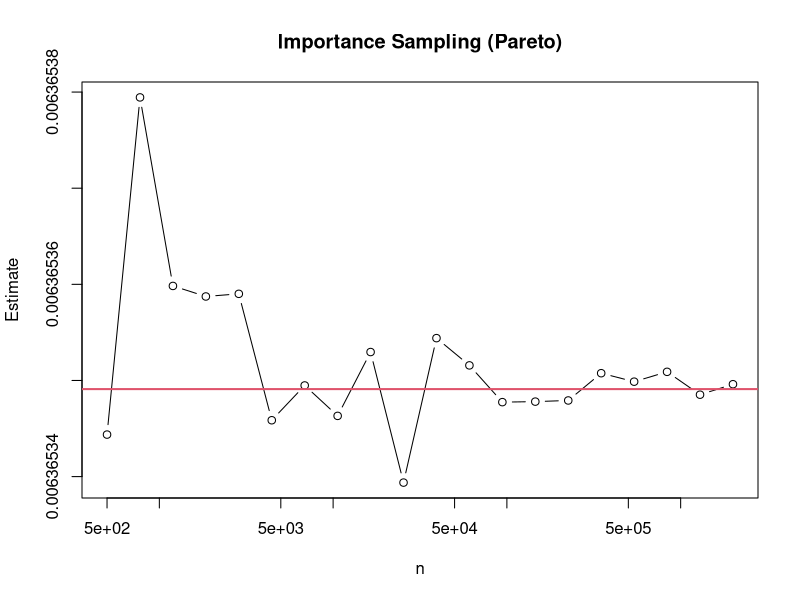
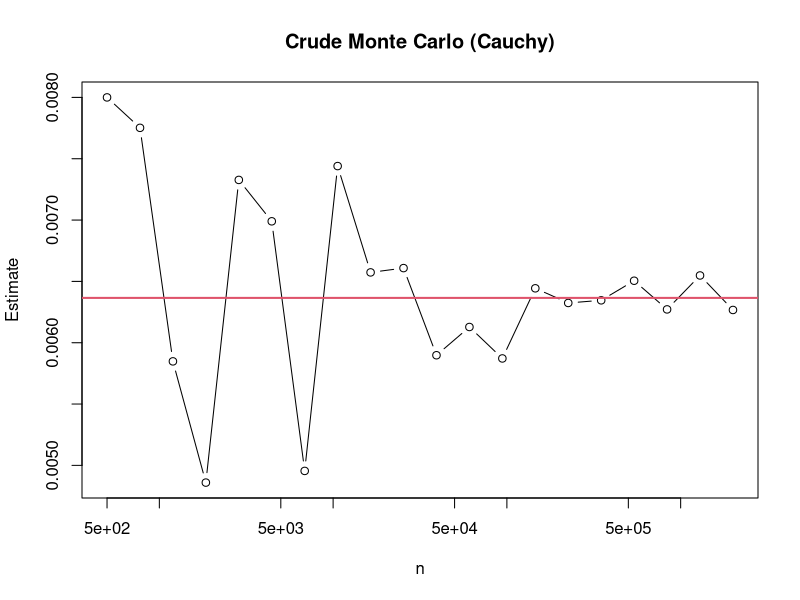
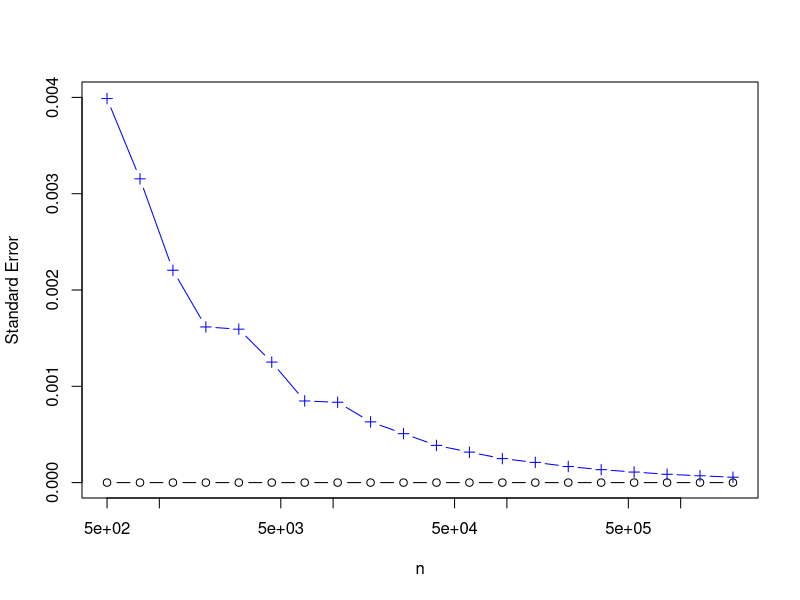

Generate these figures, in order, with R:
library(dplyr)

# function to estimate
# int_50^infty 1 / (pi*(1 + x^2)) dx

rperato <- function(n, a = 50, k = 1){
  # invF(x) <- a * (1-x)^(-1/k)
  x <- runif(n)
  a * (1-x)^(-1/k)
}

dperato <- function(x, a = 50, k = 1){
  # Perato distribution density
  k * a^k / x^(k+1)
}

# use dcauchy(x, 0, 1)

mc_estimate <- function(N){
  
  x <- rcauchy(N, 0, 1)
  vals <- (1 * (x >= 50))
  
  est <- mean(vals)
  se <- sd(vals)/sqrt(N)
  
  list(est = est, se = se)
}

is_estimate <- function(N){
  
  x <- rperato(N)
  vals <- (dcauchy(x, 0, 1) / dperato(x)) * (x >= 50)
  
  est <- mean(vals)
  se <- sd(vals)/sqrt(N)
  
  list(est = est, se = se)
}

# estim_p_cauchy <- function(n){
#   x <- rcauchy(n, 0, 1)
#   (1 * (x >= 50)) |> mean()
# }
# 
# estim_p_perato <- function(n){
#   x <- rperato(n)
#   ((dcauchy(x, 0, 1) / dperato(x)) * (x >= 50)) |> mean()
# }

# 20 values from n = 500 to n = 2,000,000
N_values <- seq(log(500), log(2e6), length.out = 20) |> exp() |> round() 

results <- matrix(0, nrow = length(N_values) * 2, ncol = 4)
colnames(results) <- c("N", "est", "se", "type")

for (i in seq_along(N_values)) {
  N <- N_values[i]
  IS <- is_estimate(N) ; MC <- mc_estimate(N)
  results[2*i-1, ] <- c(N, unlist(MC), "MC")
  results[2*i, ] <- c(N, unlist(IS), "IS")
}

# ---------------------------------------------------------
# Plot results
# ---------------------------------------------------------
p_true <- 1 - pcauchy(50, 0, 1)

p1 <- {
  plot(N_values, 
       results[results[, "type"] == "IS", "est"], 
       type="b", log="x",
       xlab="n", ylab="Estimate",
       main="Importance Sampling (Pareto)")
  abline(h = p_true, col = 2, lwd = 2)
}

p2 <- {
  plot(N_values, 
       results[results[, "type"] == "MC", "est"], 
       type="b", log="x",
       xlab="n", ylab="Estimate",
       main="Crude Monte Carlo (Cauchy)")
  abline(h = p_true, col = 2, lwd = 2)  
}

p3 <- {
  plot(N_values,
       results[results[, "type"] == "IS", "se"],
       type = "b", log = "x", ylim = c(0, 0.004),
       xlab = "n", ylab = "Standard Error")
  points(N_values,
         results[results[, "type"] == "MC", "se"],
         type = "b", col = "blue", pch = 3)
}


